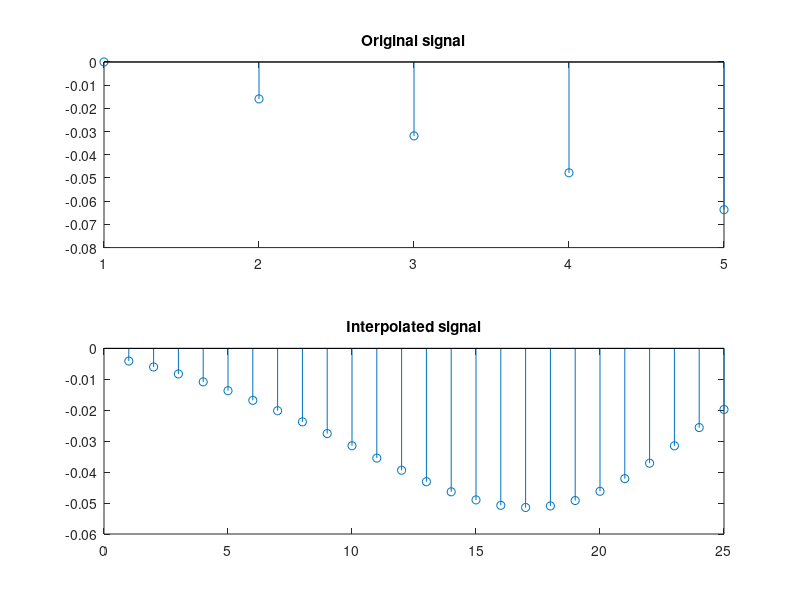

The MATLAB script that drew this image:
clc;
clear all;
close all;
F=input('Enter the frequency of the signal: ');
P=input('Enter the interpulator factor: ');
N=input('Enter the length of the signal: ');
t=0:1:N-1;
X = sin(2*3.14*F*t);
subplot(2,1,1);
stem(X);
title("Original signal");

i=interp(X,P);
subplot(2,1,2);
stem(i);
title("Interpolated signal");
